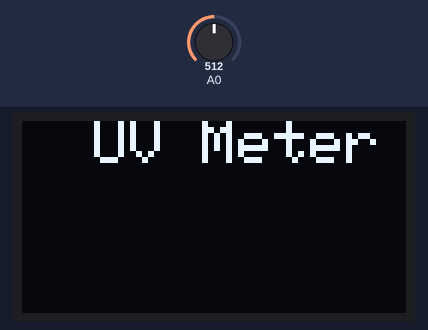
A sketch run on a simulated Arduino Uno, built with avr-gcc and run on an emulated ATmega328P. On the bench: 128×64 one-colour display. The inputs (shaded band) are chosen by the test bench; at power-on: A0 = 512.

Above: at 2.2 s.
At 5.3 s:
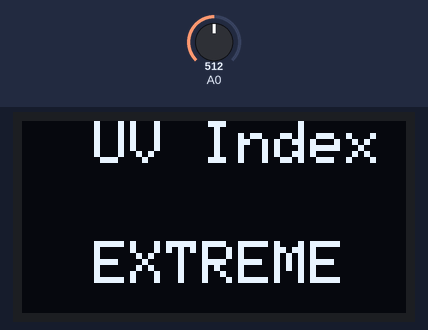
5.4 s: A0 set to 0
At 6.7 s:
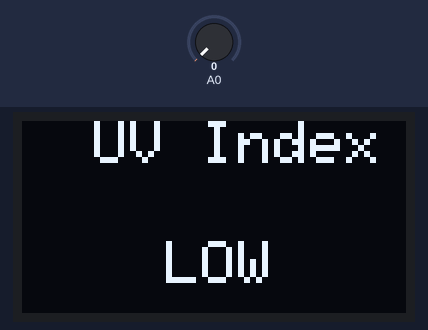
7.7 s: A0 set to 16
At 9.1 s:
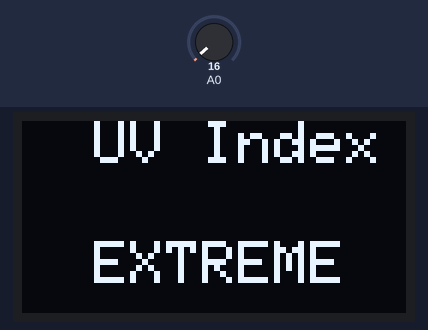
Timing chart, 0 to 10.7 s (numbered marks = the images above; inputs shaded):
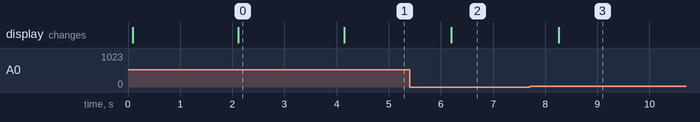

The sketch:

uv_meter.ino
```cpp
/*
 * UV Detector
 *
 * learnelectronics
 * 11 Feb 2017
 *
 * www.youtube.com/c/learnelectronics
 */

#include <SPI.h>
#include <Wire.h>
#include <Adafruit_GFX.h>
#include <Adafruit_SH1106.h>


#define OLED_MOSI   9
#define OLED_CLK   10
#define OLED_DC    11
#define OLED_CS    12
#define OLED_RESET 13
Adafruit_SH1106 display(OLED_MOSI, OLED_CLK, OLED_DC, OLED_RESET, OLED_CS);


const unsigned char PROGMEM leLogo [] = {
0xFF, 0xFF, 0xFF, 0xFF, 0xFF, 0xFF, 0xFF, 0xFF, 0xFF, 0xFF, 0xFF, 0xFF, 0xFF, 0xFF, 0xFF, 0xFF,
0xF0, 0x01, 0xFF, 0xFF, 0xFF, 0xFF, 0xFF, 0xFF, 0xFF, 0xFF, 0xFF, 0xFF, 0xFF, 0xFF, 0xFF, 0xFF,
0xF0, 0x01, 0xFF, 0xFF, 0xFF, 0xFF, 0xFF, 0xFF, 0xFF, 0xFF, 0xFF, 0xFF, 0xFF, 0xFF, 0xFF, 0xFF,
0xF0, 0x01, 0xFF, 0xFF, 0xFF, 0xFF, 0xFF, 0xFF, 0xFF, 0xFF, 0xFF, 0xFF, 0xFF, 0xFF, 0xFF, 0xFF,
0xF0, 0x01, 0xFF, 0xFC, 0x00, 0x1F, 0xFF, 0xC0, 0x00, 0xFF, 0x80, 0x1C, 0x30, 0x01, 0x80, 0x1F,
0xF0, 0x01, 0xFF, 0xC0, 0x00, 0x01, 0xFC, 0x00, 0x00, 0x1F, 0x00, 0x00, 0x30, 0x00, 0x00, 0x07,
0xF0, 0x01, 0xFF, 0x80, 0x00, 0x00, 0xF8, 0x00, 0x00, 0x0F, 0x00, 0x00, 0x30, 0x00, 0x00, 0x07,
0xF0, 0x01, 0xFF, 0x00, 0x1C, 0x00, 0x70, 0x01, 0x80, 0x07, 0x00, 0x00, 0x30, 0x00, 0xC0, 0x03,
0xF0, 0x01, 0xFF, 0x00, 0x1C, 0x00, 0x70, 0x01, 0xC0, 0x07, 0x00, 0x00, 0x30, 0x01, 0xC0, 0x03,
0xF0, 0x01, 0xFF, 0x00, 0x00, 0x00, 0x70, 0x01, 0x80, 0x07, 0x00, 0x03, 0xF0, 0x01, 0xC0, 0x03,
0xF0, 0x01, 0xFF, 0x00, 0x00, 0x00, 0x7F, 0xF0, 0x00, 0x07, 0x00, 0x0F, 0xF0, 0x01, 0xC0, 0x03,
0xF0, 0x01, 0xFF, 0x00, 0x00, 0x00, 0x7E, 0x00, 0x00, 0x07, 0x00, 0x0F, 0xF0, 0x01, 0xC0, 0x03,
0xF0, 0x01, 0xFF, 0x00, 0x1E, 0x00, 0x78, 0x00, 0xC0, 0x07, 0x00, 0x0F, 0xF0, 0x01, 0xC0, 0x03,
0xF0, 0x01, 0xFF, 0x00, 0x1E, 0x00, 0x70, 0x01, 0xC0, 0x07, 0x00, 0x0F, 0xF0, 0x01, 0xC0, 0x03,
0xF0, 0x01, 0xFF, 0x00, 0x1E, 0x00, 0x70, 0x01, 0xC0, 0x07, 0x00, 0x0F, 0xF0, 0x01, 0xC0, 0x03,
0xF0, 0x00, 0x03, 0x00, 0x0C, 0x00, 0x70, 0x01, 0xC0, 0x07, 0x00, 0x0F, 0xF0, 0x01, 0xC0, 0x03,
0xF0, 0x00, 0x03, 0x80, 0x00, 0x00, 0xF0, 0x00, 0x00, 0x07, 0x00, 0x0F, 0xF0, 0x01, 0xC0, 0x03,
0xF0, 0x00, 0x03, 0xE0, 0x00, 0x01, 0xF8, 0x00, 0x00, 0x07, 0x00, 0x0F, 0xF0, 0x01, 0xC0, 0x03,
0xF0, 0x00, 0x03, 0xFE, 0x00, 0x1F, 0xFE, 0x00, 0xC0, 0x07, 0x80, 0x1F, 0xF8, 0x01, 0xE0, 0x07,
0xFF, 0xFF, 0xFF, 0xFF, 0xFF, 0xFF, 0xFF, 0xFF, 0xFF, 0xFF, 0xFF, 0xFF, 0xFF, 0xFF, 0xFF, 0xFF,
0x80, 0x10, 0x3F, 0xFF, 0xFF, 0xFF, 0x07, 0xFF, 0xFF, 0xFF, 0xFF, 0xFC, 0x0F, 0xFF, 0xFF, 0xFF,
0x80, 0x10, 0x3F, 0x9F, 0xFE, 0x7F, 0x03, 0xFF, 0xFE, 0x7F, 0xFF, 0xFC, 0x0F, 0xCF, 0xFE, 0x7F,
0x81, 0xF0, 0x38, 0x01, 0xE0, 0x0C, 0x01, 0x00, 0x60, 0x0E, 0x00, 0x0C, 0x0E, 0x00, 0xE0, 0x07,
0x81, 0xF0, 0x30, 0x00, 0xC0, 0x02, 0x01, 0x00, 0x40, 0x02, 0x00, 0x0C, 0x0C, 0x00, 0x60, 0x03,
0x80, 0x10, 0x30, 0x20, 0xC0, 0x83, 0x03, 0x00, 0x41, 0x02, 0x04, 0x0C, 0x08, 0x10, 0x40, 0x83,
0x80, 0x10, 0x30, 0x00, 0xC0, 0x83, 0x03, 0x01, 0x81, 0x02, 0x04, 0x0C, 0x08, 0x10, 0x60, 0x3F,
0x80, 0x10, 0x30, 0x00, 0x40, 0xFF, 0x03, 0x03, 0x81, 0x02, 0x04, 0x0C, 0x08, 0x1F, 0xE0, 0x07,
0x81, 0xF0, 0x30, 0x20, 0xC0, 0x83, 0x03, 0x03, 0x81, 0x02, 0x04, 0x0C, 0x08, 0x18, 0x7C, 0x03,
0x81, 0xF0, 0x30, 0x20, 0xC0, 0x83, 0x03, 0x03, 0x81, 0x02, 0x04, 0x0C, 0x08, 0x10, 0x60, 0x83,
0x80, 0x10, 0x30, 0x20, 0xC0, 0x83, 0x03, 0x03, 0xC1, 0x02, 0x04, 0x0C, 0x0C, 0x10, 0x60, 0x83,
0x80, 0x10, 0x38, 0x01, 0xE0, 0x07, 0x01, 0x03, 0xC0, 0x06, 0x04, 0x0C, 0x0C, 0x00, 0xE0, 0x03,
0xC0, 0x18, 0x3E, 0x07, 0xF8, 0x1F, 0xC1, 0x07, 0xF0, 0x1F, 0x06, 0x0C, 0x1F, 0x03, 0xF8, 0x0F
};

int uvRaw = 0;
int uvLevel =0;


void setup()   {
  Serial.begin(9600);

  display.begin(SH1106_SWITCHCAPVCC);

  display.display();

 display.clearDisplay();
 display.drawBitmap(0, 0,  leLogo, 128, 32, 1);
 display.display();
 delay(2000);
 display.clearDisplay();

  display.setTextSize(2);
  display.setTextColor(WHITE);
  display.setCursor(0,0);
  display.println("  UV Meter");
  display.display();
  delay(2000);
  display.clearDisplay();

}


void loop() {
  uvRaw = analogRead(A0);
  uvLevel = (uvRaw/0.1);
  display.setTextSize(2);
  display.setCursor(0,0);

  display.println("  UV Index");

  if(uvRaw<2){
    display.setTextSize(2);
    display.setCursor(0,40);
    display.println("    LOW");
  }

  else if(uvRaw > 2 && uvRaw <6){
    display.setTextSize(2);
    display.setCursor(0,40);
    display.println("    MOD");
  }

  else if(uvRaw>5 && uvRaw<7){
    display.setTextSize(2);
    display.setCursor(0,40);
    display.println("   HIGH");
  }

  else if(uvRaw>5 && uvRaw<8){
    display.setTextSize(2);
    display.setCursor(0,40);
    display.println(" VERY HIGH");

  }

  else{
    display.setTextSize(2);
    display.setCursor(0,40);
    display.println("  EXTREME");
  }

  display.display();
  delay(1000);
  display.clearDisplay();
}
```

Measured:
- after the input at 5.4 s, the display: changes after 0.80 s (image 2)
- after the input at 7.7 s, the display: changes after 0.56 s (image 3)
- what the display in image 0 shows lasts 2.0 s, from 2.1 s to 4.1 s
